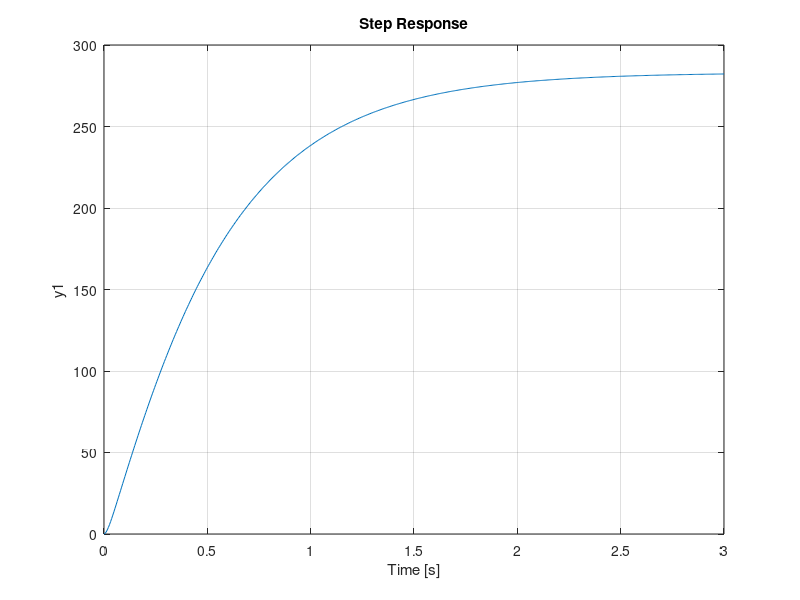

Reproduce this figure in MATLAB. (Note: this script raises an error after producing the figure.)
% ---------------- EJERCICIOS PARCIAL -------------------

% 1) Determinar la FdT del circuito

close all, clear all, clc;

pkg load control;

% Variables:

R1 = 10e3;
R2 = 22e3;
R3 = 220e3;
C1 = 100e-6;
C2 = 47e-6;
s = tf('s');

% El sistema es:
% AO diferencial - AO integrador - Pasa Altos - Buffer - AO inversor

% AO integrador
Zeq = (R1*(1/(s*C1)))/(R1+(1/(s*C1)))
G1 = minreal(-Zeq/R1)

% Pasa Altos
G2 = minreal((R3)/(R3+1/(s*C2)))

% Buffer
K1 = 1

% AO inversor
G3 = -(R3/R1) % luego agrego el (-)

% Ganancia a lazo abierto:
G_la = minreal(G1*G2*K1*G3)

% AO diferencial

K_div = (R1/(R1+R1))*(1 + R1/R1)

% cierro el lazo
G_lc = minreal(K_div*feedback(G_la,1))


step(G_lc,1000)



%----------------------------------------------------------
% 2) Un sistema caracterizado por la siguiente FdT es atacado
%    por una entrada escalon unitario.
%    Una vez pasado el transitorio, ¿en que valor se establece la salida?

close all, clear all, clc;

pkg load control;

s = tf('s');

G = minreal((17*(1*s^2 + 1462*s + 11788))/(s^3 + 67*s^2 + 484*s + 708))

p = pole(G)
z = zero(G)
step(G)
ylim([0 300])
dcgain(G)


%----------------------------------------------------------
% 3) Encontrar la FdT

close all, clear all, clc;

pkg load symbolic;
pkg load control;

R1 = 100;
L1 = 1;
L2 = 10;
syms s I real;


Zp = (R1*s*L2)/(R1 + s*L2);
Zo = Zp + s*L1; % impedancia en paralelo a la tension Vout
Zeq = Zo + R1; %Impedancia equivalente

Vout = Zo * I;
Vin = Zeq * I;

G = simplify(Vout / Vin)


%----------------------------------------------------------
% 4) Calcular la ganancia K para que el Erv = 0.01 (unitario)
%    En algun caso el sistema podria tener un e.permanente = 0?

close all, clear all, clc;

pkg load symbolic;

syms s K real

% G cuerpo
G1 = 20/(s*(s+1));

G_la = K*G1;

% calculo la constante de error:
Kv = (G_la*s)

% calculo el error:
Ro = 1;
s = 0;
Erv = eval(Ro/Kv)

disp('-----------------------------------')
disp('La ganancia para que Erv = 0.01 es:')
K_v = (solve(Erv == 0.01, K))

%----------------------------------------------------------
% 5) Encontrar la FdT del sistema:

close all, clear all, clc;

pkg load control;
pkg load symbolic;

% defino las variables y elementos:
syms D T V s real;

J = 0.0000050;
R = 0.01;
M = 0.250;
L = 0.450;
K = 36;
G = 9.81;


eq1 = (J/(R^2) + M)* D*s^2 == -((M*G)/L)* T
eq2 = V*s == ((R*J)/K)*T*s^2 + K*T*s


Sol = solve(eq1, eq2, D,V,T);

G = simplify(Sol.D / Sol.V)
